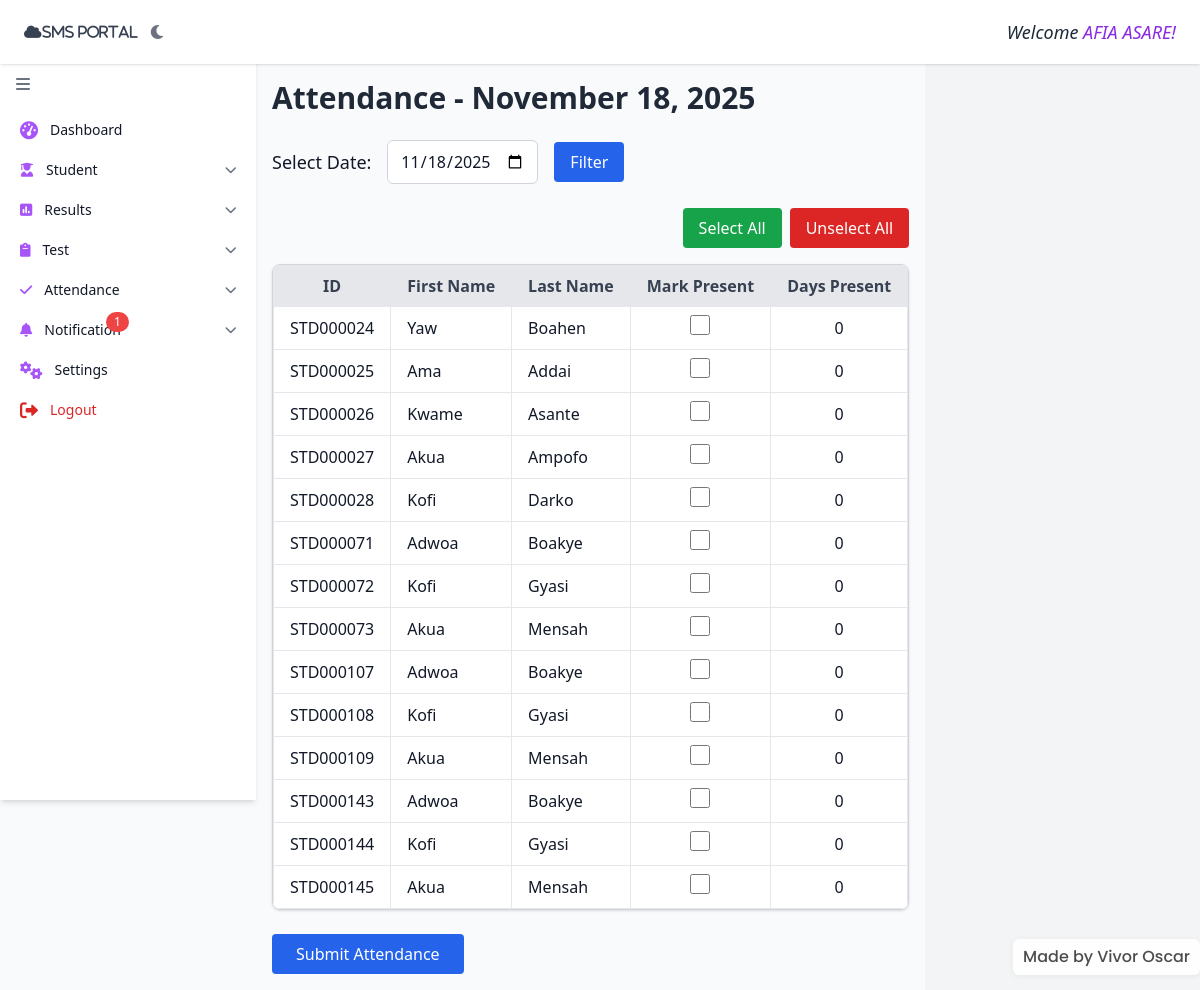
The page /public/staff/attendance.php (signed in) on the database its author committed.
### tables this page shows
CREATE TABLE `staff` (
  `staff_id` varchar(255) NOT NULL,
  `gender` varchar(255) DEFAULT NULL,
  `first_name` varchar(255) DEFAULT NULL,
  `mid_name` varchar(255) DEFAULT NULL,
  `last_name` varchar(255) DEFAULT NULL,
  `dob` varchar(255) DEFAULT NULL,
  `number` varchar(255) DEFAULT NULL,
  `email` varchar(255) DEFAULT NULL,
  `class` varchar(110) NOT NULL,
  `curaddress` varchar(255) DEFAULT NULL,
  `qualification` varchar(255) DEFAULT NULL,
  `join_date` varchar(255) DEFAULT NULL,
  `role` varchar(255) DEFAULT NULL,
  `username` varchar(255) DEFAULT NULL,
  `password` varchar(255) DEFAULT NULL,
  `conpassword` varchar(255) DEFAULT NULL
);

CREATE TABLE `students` (
  `student_id` varchar(255) NOT NULL,
  `gender` varchar(255) NOT NULL,
  `first_name` varchar(255) NOT NULL,
  `mid_name` varchar(255) NOT NULL,
  `last_name` varchar(255) NOT NULL,
  `dob` varchar(255) NOT NULL,
  `number` varchar(255) DEFAULT NULL,
  `email` varchar(255) DEFAULT NULL,
  `class` varchar(25) NOT NULL,
  `curaddress` varchar(255) NOT NULL,
  `parent_name` varchar(255) DEFAULT NULL,
  `parent_email` varchar(255) DEFAULT NULL,
  `parent_number` varchar(255) DEFAULT NULL,
  `role` varchar(255) NOT NULL DEFAULT '''''''student''''''',
  `username` varchar(255) NOT NULL,
  `password` varchar(255) NOT NULL,
  `conpassword` varchar(255) NOT NULL,
  `alumni_year` int(11) DEFAULT NULL,
  `promotion_status` varchar(20) DEFAULT NULL,
  `promotion_target` varchar(100) DEFAULT NULL
);

### public/staff/attendance.php (the view, shortened to what this page needs)
<?php
include('include/side-bar.php');
include '../../includes/database.php';
$staff_username = $_SESSION['username'];
$staff_result = $conn->query("SELECT staff_id FROM staff WHERE username = '$staff_username'");
$staff_data = $staff_result->fetch_assoc();
$staff_id = $staff_data['staff_id'];
$class_query = $conn->query("
    SELECT c.class_name FROM staff_classes sc
    JOIN class c ON sc.class_name = c.class_name
    WHERE sc.staff_id = '$staff_id'
");
$class_row = $class_query->fetch_assoc();
if (!$class_row) {
    $error = "No class assigned to you.";
} else {
    $class_name = $class_row['class_name'];
    $selected_date = $_GET['date'] ?? date('Y-m-d');
    $today = date('Y-m-d');
    $student_query = "
        SELECT s.student_id, s.first_name, s.last_name,
               (
                   SELECT status FROM attendance
                   WHERE student_id = s.student_id AND date = '$selected_date'
                   LIMIT 1
               ) AS status,
               (
                   SELECT COUNT(*) FROM attendance
                   WHERE student_id = s.student_id AND status = 'present'
               ) AS days_present
        FROM students s
        WHERE s.class = '$class_name'
    ";
    $students_result = $conn->query($student_query);
}
?>
<div class="flex min-h-screen bg-gray-50 dark:bg-gray-900 text-gray-900 dark:text-gray-100">
    <main class="flex-1 ml-20 md:ml-48 lg:ml-64 pt-20 p-4 overflow-x-hidden">
        <h1 class="text-3xl font-bold mb-6 text-gray-800 dark:text-white">Attendance - <?= date('F j, Y', strtotime($selected_date)) ?></h1>
        <form method="GET" class="mb-6 flex flex-wrap items-center gap-4">
            <label for="date" class="text-lg font-medium">Select Date:</label>
            <input type="date" id="date" name="date" value="<?= $selected_date ?>" max="<?= date('Y-m-d') ?>"
                class="px-3 py-2 border border-gray-300 dark:border-gray-600 rounded-md focus:outline-none focus:ring focus:ring-blue-400 dark:bg-gray-800 dark:text-white">
            <button type="submit" class="bg-blue-600 text-white px-4 py-2 rounded hover:bg-blue-700">Filter</button>
        </form>
        <?php if (!isset($error)): ?>
            <form method="POST">
                <?php if ($selected_date === $today): ?>
                    <div class="flex justify-end mb-4 space-x-2">
                        <button type="button" onclick="toggleCheckboxes(true)" class="bg-green-600 text-white px-4 py-2 rounded hover:bg-green-700">Select All</button>
                        <button type="button" onclick="toggleCheckboxes(false)" class="bg-red-600 text-white px-4 py-2 rounded hover:bg-red-700">Unselect All</button>
                    </div>
                <?php endif; ?>
                <div class="overflow-x-auto shadow rounded-lg border border-gray-300 dark:border-gray-700">
                    <table class="min-w-full bg-white dark:bg-gray-800">
                        <thead class="bg-gray-200 dark:bg-gray-700 text-gray-700 dark:text-gray-200">
                            <tr>
                                <th class="px-4 py-2 border">ID</th>
                                <th class="px-4 py-2 border">First Name</th>
                                <th class="px-4 py-2 border">Last Name</th>
                                <th class="px-4 py-2 border">
                                    <?= $selected_date === $today ? 'Mark Present' : 'Status' ?>
                                </th>
                                <th class="px-4 py-2 border">Days Present</th>
                            </tr>
                        </thead>
                        <tbody>
                            <?php while ($student = $students_result->fetch_assoc()): ?>
                                <tr class="border-t dark:border-gray-700 hover:bg-gray-50 dark:hover:bg-gray-700">
                                    <td class="px-4 py-2 border"><?= $student['student_id'] ?></td>
                                    <td class="px-4 py-2 border"><?= $student['first_name'] ?></td>
                                    <td class="px-4 py-2 border"><?= $student['last_name'] ?></td>
                                    <td class="px-4 py-2 border text-center">
                                        <?php if ($selected_date === $today): ?>
                                            <input type="checkbox" name="attendance[]" value="<?= $student['student_id'] ?>"
                                                class="student-checkbox w-5 h-5"
                                                <?= $student['status'] === 'present' ? 'checked' : '' ?>>
                                        <?php else: ?>
                                            <span class="<?= $student['status'] === 'present' ? 'text-green-600' : 'text-red-600' ?>">
                                                <?= ucfirst($student['status'] ?? 'Not Marked') ?>
                                            </span>
                                        <?php endif; ?>
                                    </td>
                                    <td class="px-4 py-2 border text-center"><?= $student['days_present'] ?></td>
                                </tr>
                            <?php endwhile; ?>
                        </tbody>
                    </table>
                </div>
                <?php if ($selected_date === $today): ?>
                    <div class="mt-6">
                        <button type="submit" class="bg-blue-600 text-white px-6 py-2 rounded hover:bg-blue-700">Submit Attendance</button>
                    </div>
                <?php endif; ?>
            </form>
        <?php endif; ?>
    </main>
    </body>
    </html>

### public/staff/include/header.php (shortened to what this page needs)
<header class="fixed top-0 left-0 right-0 z-50 h-16 bg-white dark:bg-gray-800 shadow flex items-center justify-between px-4 md:px-6">
  <div class="flex items-center gap-3">
    <i class="fa fa-cloud text-sm text-gray-700 dark:text-gray-200">sms portal</i>
    <button @click="darkMode = !darkMode" class="text-gray-500 dark:text-gray-300 focus:outline-none">
      <i :class="darkMode ? 'fas fa-sun' : 'fas fa-moon'"></i>
    </button>
  </div>
  <div class="text-base md:text-lg text-gray-800 dark:text-white">
    <em>Welcome
      <span style="color:blueviolet;">
        <?php
    include('../../includes/database.php');
        $username = $_SESSION['username'] ?? '';
        $sql = "SELECT first_name, last_name FROM staff WHERE username='$username'";
        $result = mysqli_query($conn, $sql);
        $staff = mysqli_fetch_assoc($result);
        $first_name = $staff['first_name'] ?? '';
        $last_name = $staff['last_name'] ?? '';
        echo strtoupper(htmlspecialchars(($first_name) . ' ' . ($last_name)));
        ?>!
      </span>
    </em>
  </div>
</header>
<?php
if (file_exists(__DIR__ . '/../../include/watermark.php')) {
  include __DIR__ . '/../../include/watermark.php';
}

### templates/loader.php (style rules this page uses)
:root { --loader-bg:rgba(15,23,42,0.92);--accent1:#7c3aed;--accent2:#06b6d4;--accent3:#f97316 }

### rows shown on the page
staff: first_name+last_name "AFIA ASARE"
students: student_id "STD000024", first_name "Yaw", last_name "Boahen", days_present "0"
students: student_id "STD000025", first_name "Ama", last_name "Addai", days_present "0"
students: student_id "STD000026", first_name "Kwame", last_name "Asante", days_present "0"
students: student_id "STD000027", first_name "Akua", last_name "Ampofo", days_present "0"
students: student_id "STD000028", first_name "Kofi", last_name "Darko", days_present "0"
students: student_id "STD000071", first_name "Adwoa", last_name "Boakye", days_present "0"
students: student_id "STD000072", first_name "Kofi", last_name "Gyasi", days_present "0"
students: student_id "STD000073", first_name "Akua", last_name "Mensah", days_present "0"
students: student_id "STD000107", first_name "Adwoa", last_name "Boakye", days_present "0"
students: student_id "STD000108", first_name "Kofi", last_name "Gyasi", days_present "0"
students: student_id "STD000109", first_name "Akua", last_name "Mensah", days_present "0"
students: student_id "STD000143", first_name "Adwoa", last_name "Boakye", days_present "0"
students: student_id "STD000144", first_name "Kofi", last_name "Gyasi", days_present "0"
students: student_id "STD000145", first_name "Akua", last_name "Mensah", days_present "0"

### other values the page prints
$notif_count "1"
